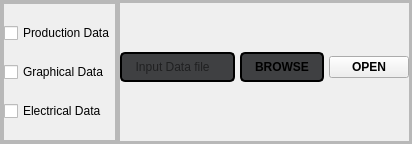
                  <widget class="QFrame" name="frame_7">
                   <property name="styleSheet">
                    <string notr="true"/>
                   </property>
                   <property name="frameShape">
                    <enum>QFrame::StyledPanel</enum>
                   </property>
                   <property name="frameShadow">
                    <enum>QFrame::Raised</enum>
                   </property>
                   <layout class="QHBoxLayout" name="horizontalLayout_2">
                    <property name="spacing">
                     <number>0</number>
                    </property>
                    <property name="leftMargin">
                     <number>0</number>
                    </property>
                    <property name="topMargin">
                     <number>0</number>
                    </property>
                    <property name="rightMargin">
                     <number>0</number>
                    </property>
                    <property name="bottomMargin">
                     <number>0</number>
                    </property>
                    <item>
                     <widget class="QFrame" name="frame_9">
                      <property name="minimumSize">
                       <size>
                        <width>100</width>
                        <height>0</height>
                       </size>
                      </property>
                      <property name="styleSheet">
                       <string notr="true"/>
                      </property>
                      <property name="frameShape">
                       <enum>QFrame::StyledPanel</enum>
                      </property>
                      <property name="frameShadow">
                       <enum>QFrame::Raised</enum>
                      </property>
                      <layout class="QGridLayout" name="gridLayout_6">
                       <property name="leftMargin">
                        <number>0</number>
                       </property>
                       <property name="topMargin">
                        <number>0</number>
                       </property>
                       <property name="rightMargin">
                        <number>0</number>
                       </property>
                       <property name="bottomMargin">
                        <number>0</number>
                       </property>
                       <property name="spacing">
                        <number>0</number>
                       </property>
                       <item row="0" column="0">
                        <widget class="QFrame" name="frame_18">
                         <property name="minimumSize">
                          <size>
                           <width>0</width>
                           <height>0</height>
                          </size>
                         </property>
                         <property name="frameShape">
                          <enum>QFrame::StyledPanel</enum>
                         </property>
                         <property name="frameShadow">
                          <enum>QFrame::Raised</enum>
                         </property>
                         <layout class="QGridLayout" name="gridLayout_16">
                          <property name="leftMargin">
                           <number>0</number>
                          </property>
                          <property name="topMargin">
                           <number>0</number>
                          </property>
                          <property name="rightMargin">
                           <number>0</number>
                          </property>
                          <property name="bottomMargin">
                           <number>0</number>
                          </property>
                          <property name="spacing">
                           <number>0</number>
                          </property>
                          <item row="0" column="0">
                           <widget class="QFrame" name="frame_19">
                            <property name="styleSheet">
                             <string notr="true"/>
                            </property>
                            <property name="frameShape">
                             <enum>QFrame::StyledPanel</enum>
                            </property>
                            <property name="frameShadow">
                             <enum>QFrame::Raised</enum>
                            </property>
                            <layout class="QGridLayout" name="gridLayout_17">
                             <property name="leftMargin">
                              <number>0</number>
                             </property>
                             <property name="topMargin">
                              <number>0</number>
                             </property>
                             <property name="rightMargin">
                              <number>0</number>
                             </property>
                             <property name="bottomMargin">
                              <number>0</number>
                             </property>
                             <property name="spacing">
                              <number>0</number>
                             </property>
                             <item row="3" column="0">
                              <widget class="QCheckBox" name="graph_data">
                               <property name="styleSheet">
                                <string notr="true">#graph_data{
                               font: 10pt &quot;Segoe UI&quot;;
}
#graph_data::indicator
                               {
                               width : 20px;
                               height : 20px;
                               }
                              
#graph_data::indicator:unchecked{

	image: url(resources/style/icons/unchk3.ico);
}
#graph_data::indicator:checked{

	image: url(resources/style/icons/chk3.ico);
}</string>
                               </property>
                               <property name="text">
                                <string>Graphical Data</string>
                               </property>
                               <property name="tristate">
                                <bool>false</bool>
                               </property>
                              </widget>
                             </item>
                             <item row="0" column="0">
                              <widget class="QCheckBox" name="production_data">
                               <property name="styleSheet">
                                <string notr="true">#production_data{

                               font: 10pt &quot;Segoe UI&quot;;
}
#production_data::indicator
                               {
color:white;
                               width : 20px;
                               height : 20px;
                               }

#production_data::indicator:unchecked{
	
	image: url(resources/style/icons/unchk3.ico);
}
#production_data::indicator:checked{


	image: url(resources/style/icons/chk3.ico);
}
</string>
                               </property>
                               <property name="text">
                                <string>Production Data</string>
                               </property>
                               <property name="checkable">
                                <bool>true</bool>
                               </property>
                               <property name="checked">
                                <bool>false</bool>
                               </property>
                               <property name="tristate">
                                <bool>false</bool>
                               </property>
                              </widget>
                             </item>
                             <item row="4" column="0">
                              <widget class="QCheckBox" name="elect_data">
                               <property name="styleSheet">
                                <string notr="true">#elect_data{
                               font: 10pt &quot;Segoe UI&quot;;
}
#elect_data::indicator
                               {
                               width : 20px;
                               height : 20px;
                               }

#elect_data::indicator:unchecked{

	image: url(resources/style/icons/unchk3.ico);
}
#elect_data::indicator:checked{
	
	image: url(resources/style/icons/chk3.ico);
}
</string>
                               </property>
                               <property name="text">
                                <string>Electrical Data</string>
                               </property>
                               <property name="autoRepeatDelay">
                                <number>300</number>
                               </property>
                              </widget>
                             </item>
                            </layout>
                           </widget>
                          </item>
                         </layout>
                        </widget>
                       </item>
                      </layout>
                     </widget>
                    </item>
                    <item>
                     <widget class="QFrame" name="frame_8">
                      <property name="styleSheet">
                       <string notr="true"/>
                      </property>
                      <property name="frameShape">
                       <enum>QFrame::StyledPanel</enum>
                      </property>
                      <property name="frameShadow">
                       <enum>QFrame::Raised</enum>
                      </property>
                      <layout class="QGridLayout" name="gridLayout_15">
                       <property name="leftMargin">
                        <number>0</number>
                       </property>
                       <property name="topMargin">
                        <number>0</number>
                       </property>
                       <property name="rightMargin">
                        <number>0</number>
                       </property>
                       <property name="bottomMargin">
                        <number>0</number>
                       </property>
                       <property name="spacing">
                        <number>0</number>
                       </property>
                       <item row="0" column="0">
                        <widget class="QFrame" name="frame_10">
                         <property name="minimumSize">
                          <size>
                           <width>0</width>
                           <height>140</height>
                          </size>
                         </property>
                         <property name="styleSheet">
                          <string notr="true"/>
                         </property>
                         <property name="frameShape">
                          <enum>QFrame::StyledPanel</enum>
                         </property>
                         <property name="frameShadow">
                          <enum>QFrame::Raised</enum>
                         </property>
                         <layout class="QGridLayout" name="gridLayout_10">
                          <property name="leftMargin">
                           <number>0</number>
                          </property>
                          <property name="topMargin">
                           <number>0</number>
                          </property>
                          <property name="rightMargin">
                           <number>0</number>
                          </property>
                          <property name="bottomMargin">
                           <number>10</number>
                          </property>
                          <property name="horizontalSpacing">
                           <number>5</number>
                          </property>
                          <property name="verticalSpacing">
                           <number>0</number>
                          </property>
                          <item row="0" column="1">
                           <widget class="QPushButton" name="browse_button">
                            <property name="sizePolicy">
                             <sizepolicy hsizetype="Minimum" vsizetype="Maximum">
                              <horstretch>0</horstretch>
                              <verstretch>0</verstretch>
                             </sizepolicy>
                            </property>
                            <property name="font">
                             <font>
                              <family>Segoe UI</family>
                              <pointsize>9</pointsize>
                              <italic>false</italic>
                              <bold>true</bold>
                             </font>
                            </property>
                            <property name="cursor">
                             <cursorShape>PointingHandCursor</cursorShape>
                            </property>
                            <property name="styleSheet">
                             <string notr="true">#browse_button{background-color: rgba(63,64,66,255);
font: 600 9pt &quot;Segoe UI&quot;;
height:26px;
width:80px;
border-radius:5px;
border:2px solid black;
}
#browse_button:hover{

background-color:rgba(32,33,36,255);
}</string>
                            </property>
                            <property name="text">
                             <string>BROWSE</string>
                            </property>
                           </widget>
                          </item>
                          <item row="0" column="2">
                           <widget class="QPushButton" name="preview_in_file">
                            <property name="sizePolicy">
                             <sizepolicy hsizetype="Minimum" vsizetype="Maximum">
                              <horstretch>0</horstretch>
                              <verstretch>0</verstretch>
                             </sizepolicy>
                            </property>
                            <property name="font">
                             <font>
                              <family>Segoe UI</family>
                              <pointsize>9</pointsize>
                              <italic>false</italic>
                              <bold>true</bold>
                             </font>
                            </property>
                            <property name="cursor">
                             <cursorShape>PointingHandCursor</cursorShape>
                            </property>
                            <property name="styleSheet">
                             <string notr="true">#preview_in_file{background-color: rgba(63,64,66,255);
font: 600 9pt &quot;Segoe UI&quot;;
height:26px;
width:80px;
border-radius:5px;
border:2px solid black;
}
#preview_in_file:hover{

background-color:rgba(32,33,36,255);
}</string>
                            </property>
                            <property name="text">
                             <string>OPEN</string>
                            </property>
                           </widget>
                          </item>
                          <item row="0" column="0">
                           <widget class="QLineEdit" name="filename">
                            <property name="sizePolicy">
                             <sizepolicy hsizetype="Expanding" vsizetype="Maximum">
                              <horstretch>0</horstretch>
                              <verstretch>0</verstretch>
                             </sizepolicy>
                            </property>
                            <property name="mouseTracking">
                             <bool>true</bool>
                            </property>
                            <property name="contextMenuPolicy">
                             <enum>Qt::NoContextMenu</enum>
                            </property>
                            <property name="toolTip">
                             <string>Input file from Operator</string>
                            </property>
                            <property name="styleSheet">
                             <string notr="true">#filename{
background-color: rgba(63,64,66,255);
border-radius:5px;
height:26px;
border:2px solid black;
padding-left:5px;
}
#filename:hover{
border:2px solid black;
}
</string>
                            </property>
                            <property name="maxLength">
                             <number>1000</number>
                            </property>
                            <property name="frame">
                             <bool>true</bool>
                            </property>
                            <property name="readOnly">
                             <bool>true</bool>
                            </property>
                            <property name="placeholderText">
                             <string>  Input Data file</string>
                            </property>
                            <property name="clearButtonEnabled">
                             <bool>false</bool>
                            </property>
                           </widget>
                          </item>
                         </layout>
                        </widget>
                       </item>
                       <item row="1" column="0">
                        <widget class="QFrame" name="frame_11">
                         <property name="minimumSize">
                          <size>
                           <width>0</width>
                           <height>0</height>
                          </size>
                         </property>
                         <property name="styleSheet">
                          <string notr="true"/>
                         </property>
                         <property name="frameShape">
                          <enum>QFrame::NoFrame</enum>
                         </property>
                         <property name="frameShadow">
                          <enum>QFrame::Sunken</enum>
                         </property>
                         <property name="midLineWidth">
                          <number>0</number>
                         </property>
                        </widget>
                       </item>
                      </layout>
                     </widget>
                    </item>
                   </layout>
                  </widget>
